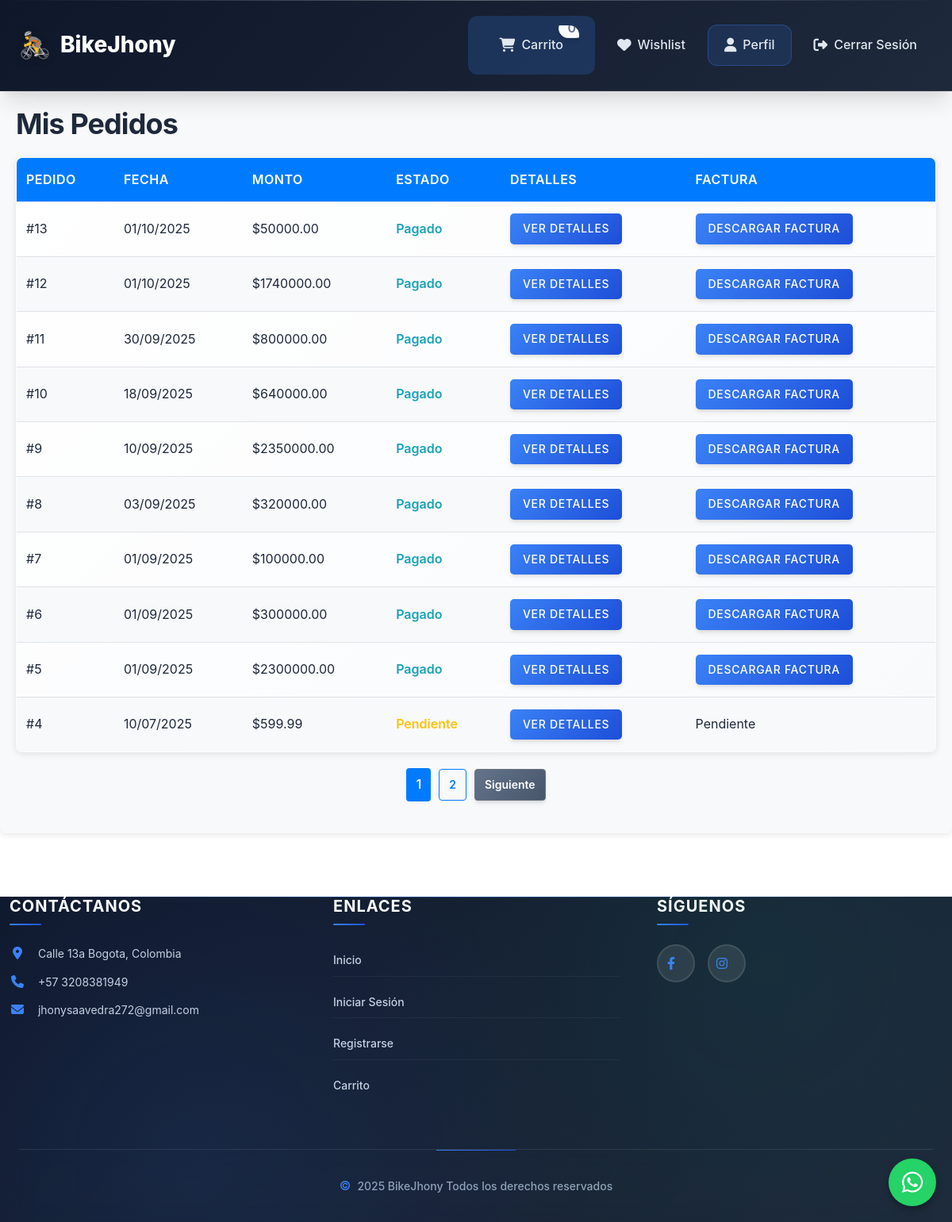
The app's page /dashboard/mis_pedidos (signed in) with its own data.
### models/pedido.py (models this page shows)
class Pedido(db.Model):
    __tablename__ = 'pedidos'
    id = db.Column(db.Integer, primary_key=True)
    usuario_id = db.Column(db.Integer, db.ForeignKey('usuarios.id'))
    direccion_id = db.Column(db.Integer, db.ForeignKey('direcciones.id'))
    monto_total = db.Column(db.Numeric(10, 2), nullable=False)
    metodo_pago = db.Column(db.String(20), nullable=False)
    estado = db.Column(db.String(20), default='pendiente')
    fecha_creacion = db.Column(db.DateTime, default=db.func.current_timestamp())
    usuario = db.relationship('User', backref='pedidos')
    detalles = db.relationship('DetallePedido', back_populates='pedido', lazy=True)
    direccion = db.relationship('Direccion', backref='pedidos')

### routes/dashboard.py (the view)
@dashboard_bp.route('/mis_pedidos')
@login_required
def mis_pedidos():
    if current_user.rol != 'cliente':
        flash('Acceso denegado', 'danger')
        return redirect(url_for('dashboard.client_dashboard'))
    page = request.args.get('page', 1, type=int)
    per_page = 10  # Pedidos por página
    pedidos_paginated = Pedido.query.filter_by(usuario_id=current_user.id).order_by(Pedido.fecha_creacion.desc()).paginate(page=page, per_page=per_page, error_out=False)
    return render_template('mis_pedidos.html', pedidos=pedidos_paginated.items, pagination=pedidos_paginated)

### app.py (called while the page is built)
@login_manager.user_loader
def load_user(user_id):
    return db.session.get(User, int(user_id))

### templates/mis_pedidos.html (shortened to what this page needs)
{% extends 'base.html' %}
{% block extra_css %}
<link rel="stylesheet" href="{{ url_for('static', filename='css/mis_pedidos.css') }}">
{% endblock %}
{% block content %}
<div class="mis-pedidos-container">
    <h2>Mis Pedidos</h2>
    {% if pedidos %}
    <table class="cart-table">
        <thead>
            <tr>
                <th>Pedido</th>
                <th>Fecha</th>
                <th>Monto</th>
                <th>Estado</th>
                <th>Detalles</th>
                <th>Factura</th>
            </tr>
        </thead>
        <tbody>
            {% for pedido in pedidos %}
            <tr>
                <td data-label="Pedido">#{{ pedido.id }}</td>
                <td data-label="Fecha">{{ pedido.fecha_creacion.strftime('%d/%m/%Y') }}</td>
                <td data-label="Monto">${{ "%.2f"|format(pedido.monto_total) }}</td>
                <td data-label="Estado" class="status-{{ pedido.estado }}">{{ pedido.estado|title }}</td>
                <td data-label="Detalles">
                    <a href="{{ url_for('dashboard.pedido_detalle', pedido_id=pedido.id) }}" class="btn btn-primary">Ver Detalles</a>
                </td>
                <td data-label="Factura">
                    {% if pedido.estado == 'pagado' %}
                    <a href="{{ url_for('cart.descargar_factura', pedido_id=pedido.id) }}" class="btn btn-primary">Descargar Factura</a>
                    {% else %}
                    Pendiente
                    {% endif %}
                </td>
            </tr>
            {% endfor %}
        </tbody>
    </table>
    <div class="pagination">
        {% for page_num in pagination.iter_pages() %}
            {% if page_num %}
                {% if page_num == pagination.page %}
                    <span class="current-page">{{ page_num }}</span>
                {% else %}
                    <a href="{{ url_for('dashboard.mis_pedidos', page=page_num) }}" class="btn btn-outline">{{ page_num }}</a>
                {% endif %}
            {% else %}
                <span class="pagination-dots">...</span>
            {% endif %}
        {% endfor %}
        {% if pagination.has_next %}
            <a href="{{ url_for('dashboard.mis_pedidos', page=pagination.next_num) }}" class="btn btn-secondary">Siguiente</a>
        {% endif %}
    </div>
    {% else %}
    <p>No tienes pedidos aún. <a href="{{ url_for('products.index') }}">¡Explora nuestros productos!</a></p>
    {% endif %}
</div>
{% endblock %}

### templates/base.html (shortened to what this page needs)
<!DOCTYPE html>
<html lang="es">
<head>
    <link rel="stylesheet" href="https://cdnjs.cloudflare.com/ajax/libs/font-awesome/6.4.0/css/all.min.css">
    <link rel="stylesheet" href="https://cdn.jsdelivr.net/npm/bootstrap-icons@1.11.3/font/bootstrap-icons.css">
    <link rel="stylesheet" href="{{ url_for('static', filename='css/main.css') }}">
    <link rel="stylesheet" href="{{ url_for('static', filename='css/header.css') }}">
    <link rel="stylesheet" href="{{ url_for('static', filename='css/hero.css') }}">
    <link rel="stylesheet" href="{{ url_for('static', filename='css/products.css') }}">
    <link rel="stylesheet" href="{{ url_for('static', filename='css/search.css') }}">
    <link rel="stylesheet" href="{{ url_for('static', filename='css/forms.css') }}">
    <link rel="stylesheet" href="{{ url_for('static', filename='css/styles.css') }}">
    <link rel="stylesheet" href="{{ url_for('static', filename='css/footer.css') }}">
    <link rel="stylesheet" href="{{ url_for('static', filename='css/modals.css') }}">
    <link rel="stylesheet" href="{{ url_for('static', filename='css/cart.css') }}">
    <link rel="stylesheet" href="{{ url_for('static', filename='css/services.css') }}">
    {% block extra_css %}{% endblock %}
</head>
<body>
    <header class="header">
        <nav class="navbar">
            <a href="{{ url_for('index') }}" class="navbar-brand">
                <span>BikeJhony</span>
            </a>
            <div class="navbar-collapse" id="navbarNav">
                <ul class="navbar-nav">
                    {% if current_user.is_authenticated %}
                        <li class="nav-item cart-link">
                            <a href="{{ url_for('cart.cart') }}" class="nav-link">
                                <i class="fas fa-shopping-cart"></i> Carrito <span class="cart-count">0</span>
                            </a>
                        </li>
                        <li class="nav-item">
                            <a href="{{ url_for('wishlist.wishlist') }}" class="nav-link">
                                <i class="fas fa-heart"></i> Wishlist
                            </a>
                        </li>
                        <li class="nav-item profile-link">
                            <a href="#" class="nav-link" data-toggle="modal" data-target="#profile-modal">
                                <i class="fas fa-user"></i> Perfil
                            </a>
                        </li>
                        <li class="nav-item">
                            <a href="{{ url_for('auth.logout') }}" class="nav-link">
                                <i class="fas fa-sign-out-alt"></i> Cerrar Sesión
                            </a>
                        </li>
                    {% endif %}
                </ul>
            </div>
        </nav>
    </header>
    {% block content %}{% endblock %}
    <footer class="footer">
        <div class="container">
            <div class="footer-grid row">
                <div class="footer-section col-md-4">
                    <h5>Contáctanos</h5>
                    <p><i class="fas fa-map-marker-alt"></i> Calle 13a Bogota, Colombia</p>
                    <p><i class="fas fa-phone"></i> +57 3208381949</p>
                    <p><i class="fas fa-envelope"></i> jhonysaavedra272@gmail.com</p>
                </div>
                <div class="footer-section col-md-4">
                    <h5>Enlaces</h5>
                    <ul>
                        <li><a href="{{ url_for('index') }}">Inicio</a></li>
                        <li><a href="{{ url_for('auth.login') }}">Iniciar Sesión</a></li>
                        <li><a href="{{ url_for('auth.register') }}">Registrarse</a></li>
                        <li><a href="{{ url_for('cart.cart') }}">Carrito</a></li>
                    </ul>
                </div>
                <div class="footer-section col-md-4">
                    <h5>Síguenos</h5>
                    <div class="social-links d-flex">
                        <a href="https://www.facebook.com/jhony.saavedra.517323" class="social-link" target="_blank" rel="noopener noreferrer"><i class="fab fa-facebook-f"></i></a>
                        <a href="https://www.instagram.com/el_jhony66?igsh=MXN4aHU0enJrM3d3ZA==" class="social-link" target="_blank" rel="noopener noreferrer"><i class="fab fa-instagram"></i></a>
                    </div>
                </div>
            </div>
            <div class="footer-bottom text-center">
                <p>2025 BikeJhony Todos los derechos reservados</p>
            </div>
        </div>
    </footer>
    <a href="https://wa.me/573208381949?text=Hola" target="_blank" class="whatsapp-float">
      <i class="fab fa-whatsapp"></i>
    </a>
</body>
</html>

### static/css/main.css (style rules this page uses)
:root { --primary-color: #3b82f6; --primary-hover: #2563eb; --primary-light: #dbeafe; --secondary-color: #64748b; --secondary-hover: #475569; --success-color: #10b981; --success-light: #d1fae5; --danger-color: #ef4444; --danger-light: #fee2e2; --warning-color: #f59e0b; --warning-light: #fef3c7; --dark-color: #0f172a; --light-color: #f8fafc; --background-color: #ffffff; --surface-color: #f1f5f9; --border-color: #e2e8f0; --border-hover: #cbd5e1; --text-color: #1e293b; --text-muted: #64748b; --text-light: #94a3b8; --shadow-sm: 0 1px 2px 0 rgba(0, 0, 0, 0.05); --shadow: 0 4px 6px -1px rgba(0, 0, 0, 0.1), 0 2px 4px -1px rgba(0, 0, 0, 0.06); --shadow-md: 0 10px 15px -3px rgba(0, 0, 0, 0.1), 0 4px 6px -2px rgba(0, 0, 0, 0.05); --shadow-lg: 0 20px 25px -5px rgba(0, 0, 0, 0.1), 0 10px 10px -5px rgba(0, 0, 0, 0.04); --shadow-xl: 0 25px 50px -12px rgba(0, 0, 0, 0.25); --border-radius: 12px; --border-radius-sm: 8px; --border-radius-lg: 16px; --border-radius-xl: 24px; --transition: all 0.3s cubic-bezier(0.4, 0, 0.2, 1); --transition-fast: all 0.15s cubic-bezier(0.4, 0, 0.2, 1); --gradient-primary: linear-gradient(135deg, #3b82f6 0%, #1d4ed8 100%); --gradient-secondary: linear-gradient(135deg, #64748b 0%, #475569 100%); --gradient-surface: linear-gradient(135deg, #ffffff 0%, #f8fafc 100%); --gradient-dark: linear-gradient(135deg, #0f172a 0%, #1e293b 100%); }
* { margin: 0; padding: 0; box-sizing: border-box; }
*::before, *::after { box-sizing: border-box; }
body { font-family: "Inter", -apple-system, BlinkMacSystemFont, "Segoe UI", Roboto, "Helvetica Neue", Arial, sans-serif; line-height: 1.6; color: var(--text-color); background: var(--background-color); font-feature-settings: "kern" 1, "liga" 1; -webkit-font-smoothing: antialiased; -moz-osx-font-smoothing: grayscale; scroll-behavior: smooth; }
.container { max-width: 1200px; margin: 0 auto; padding: 0 24px; }
h1, h2, h3, h4, h5, h6 { font-weight: 700; line-height: 1.2; margin-bottom: 1rem; color: var(--text-color); letter-spacing: -0.025em; }
h2 { font-size: 2.25rem; font-weight: 700; }
p { margin-bottom: 1rem; line-height: 1.7; }
a { color: var(--primary-color); text-decoration: none; transition: var(--transition); position: relative; }
.btn { display: inline-flex; align-items: center; justify-content: center; padding: 0.875rem 1.75rem; font-size: 0.875rem; font-weight: 600; border-radius: var(--border-radius); border: none; cursor: pointer; transition: var(--transition); text-decoration: none; gap: 0.5rem; position: relative; overflow: hidden; white-space: nowrap; user-select: none; transform: translateY(0); }
.btn::before { content: ""; position: absolute; top: 0; left: -100%; width: 100%; height: 100%; background: linear-gradient(90deg, transparent, rgba(255, 255, 255, 0.2), transparent); transition: left 0.5s; }
.btn-primary { background: var(--gradient-primary); color: white; box-shadow: var(--shadow); }
.btn-secondary { background: var(--gradient-secondary); color: white; box-shadow: var(--shadow); }
.btn-outline { background: transparent; border: 2px solid var(--primary-color); color: var(--primary-color); backdrop-filter: blur(10px); }
.row { display: flex; flex-wrap: wrap; margin: 0 -12px; }
.col-md-4 { flex: 0 0 33.333333%; }
.text-center { text-align: center; }
.d-flex { display: flex; }

### static/css/styles.css (style rules this page uses)
.btn-primary { background: var(--gradient-primary); border: 2px solid transparent; color: white; font-weight: 600; text-transform: uppercase; letter-spacing: 0.05em; box-shadow: var(--shadow); position: relative; overflow: hidden; }
.btn-primary::before { content: ""; position: absolute; top: 0; left: -100%; width: 100%; height: 100%; background: linear-gradient(90deg, transparent, rgba(255, 255, 255, 0.3), transparent); transition: left 0.5s; }

### static/css/cart.css (style rules this page uses)
.cart-count { color: var(--text-muted); font-size: 1rem; font-weight: 600; background: var(--light-color); padding: 0.5rem 1rem; border-radius: var(--border-radius-xl); border: 1px solid var(--border-color); }
.cart-table { width: 100%; background: var(--gradient-surface); border-radius: var(--border-radius-lg); overflow: hidden; box-shadow: var(--shadow-lg); margin-bottom: 3rem; border: 1px solid var(--border-color); backdrop-filter: blur(20px); }

### records on screen
Pedido: id "13", fecha_creacion "01/10/2025", monto_total "50000.00", estado "Pagado"
Pedido: id "12", fecha_creacion "01/10/2025", monto_total "1740000.00", estado "Pagado"
Pedido: id "11", fecha_creacion "30/09/2025", monto_total "800000.00", estado "Pagado"
Pedido: id "10", fecha_creacion "18/09/2025", monto_total "640000.00", estado "Pagado"
Pedido: id "9", fecha_creacion "10/09/2025", monto_total "2350000.00", estado "Pagado"
Pedido: id "8", fecha_creacion "03/09/2025", monto_total "320000.00", estado "Pagado"
Pedido: id "7", fecha_creacion "01/09/2025", monto_total "100000.00", estado "Pagado"
Pedido: id "6", fecha_creacion "01/09/2025", monto_total "300000.00", estado "Pagado"
Pedido: id "5", fecha_creacion "01/09/2025", monto_total "2300000.00", estado "Pagado"
Pedido: id "4", fecha_creacion "10/07/2025", monto_total "599.99", estado "Pendiente"

### other values on screen
{{ page_num }} "1"
{{ page_num }} "2"
